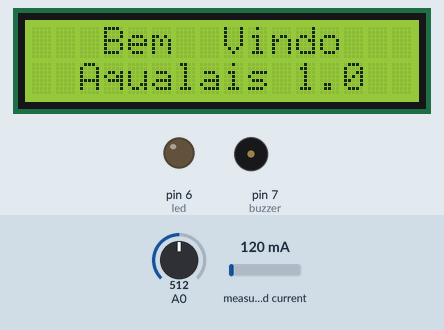
Simulated run of this sketch. Board: Arduino Uno, built with avr-gcc and run on an emulated ATmega328P. On the bench: 16×2 character LCD, output pins drawn as LEDs (lit = HIGH), buzzer (waves = sounding). The inputs (shaded band) are chosen by the test bench; at power-on: A0 = 512, measured current 120 mA. Storage starts empty; EEPROM starts erased.

Above: at 0.2 s.
At 1.34 s:
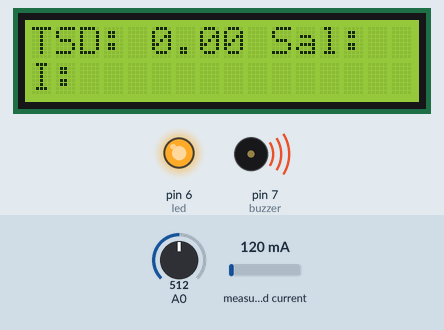
Timing chart, 0 to 2.8 s (numbered marks = the images above):
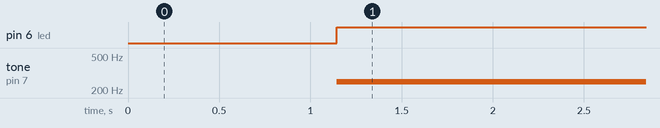

Measured:
- by itself, pin 6 (led): LOW → HIGH at 1.1 s
- by itself, tone on pin 7 (buzzer): silent → 250 Hz at 1.1 s

The sketch:

Aqualais.ino
```cpp
//--------------------Bibliotecas-------------------
#include <Wire.h> //Biblioteca para o funcionamento do protocolo de comunicação I2C
#include <LiquidCrystal_I2C.h> //Biblioteca para o funcionamento do LCD via protocolo I2C
#include <GravityTDS.h> //Biblioteca para o funcionamento do sensor TDS Meter 1.0V
#include <ACS712.h> //Biblioteca para o funcionamento do medidor de corrente ACS712
#include <SPI.h> //Biblioteca para o funcionamento do protocolo de comunicação SPI
#include <SD.h> //Biblioteca para o funcionamento do módulo micro SD Card
#include <EEPROM.h> //Biblioteca para acessar a EEPROM do ATmega328p-pu

//-------- Inicialização do Módulo I2C/LCD ----------
#define End_I2C 0x3F //Endereço hipotético do módulo I2C
#define colunas 16 //Número de colunas do display LCD
#define linhas 2 //Número de linhas do display LCD

LiquidCrystal_I2C lcd(End_I2C, colunas, linhas); //Instanciando o objeto lcd
//---------------------------------------------------

//-------------- Declaração do TDS -----------------
#define Tsd A0 //TDS Meter 1.0V conecetado à entrada analógica A0 do ATmega328p-pu
GravityTDS gravityTds; //Instanciando o objeto gravityTds
float temperatura = 30; //Definindo um valor fixo de temperatura. Poderia ser adicionado um sensor para medir em tempo real
float V_Tsd = 0; //Valor padrão para a medição do TDS Meter 1.0V quando fora d'água
//---------------------------------------------------

//----------- Declaração do LED e do Buzzer ---------
#define led 6 //Led conectado à entrada digital 6 do ATmega328p-pu
#define buzzer 7 //Buzzer conectado à entrada digital 7 do ATmega328p-pu
//---------------------------------------------------

//------ Declaração Módulo Medidor de Tensão --------
#define M_Tensao A2
float Voltage = 0;
float Tensao = 0;
float unidade = 0.004887586; //5/1023
float R1 = 30000.0;
float R2 = 7200.0;
//--------------------------------------------------

//--------- Função Para Medir a Tensão -------------
float MedirTensao(){
  Voltage = analogRead(M_Tensao);
  Voltage = (Voltage*unidade);
  Tensao = Voltage*(R2/(R1+R2));

  return Tensao;
}
//--------------------------------------------------

//------------- Declaração do ACS712 ---------------
ACS712 C_Medidor(A1, 5.0, 1023, 66); //Instanciando o objeto C_Medidor
int corrente = 0;
//--------------------------------------------------

File Arquivo_CSV; //Instanciando o objeto Arquivo_CSV

void setup() {
  pinMode(buzzer, OUTPUT); //O estado do pino do Buzzer é de saída
  pinMode(led, OUTPUT); //O estado do pino do LED é de saída

  gravityTds.setPin(Tsd); //O objeto gravityTds recebe os valores de Tsd (A0)
  gravityTds.setAref(5.0); //Tensão de referência 5V
  gravityTds.setAdcRange(1024); //Conversão para 10 bits
  gravityTds.begin(); //Inicialização do gravityTds

  C_Medidor.autoMidPoint(); //Inicialização do ACS712

  lcd.begin (16,2); //Inicialização do display LCD 16x2
  lcd.setBacklight(HIGH); //Ligando as luzes de fundo do display LCD

  //Atribuindo pela primeira vez um valor a primeira posição da EEPROM
  if (EEPROM.read(0) == NULL){
    int arq_valor = 1;
    EEPROM.write(0,arq_valor);
  }

  //Indicativo de erro caso não reconheça o SD Card
  if (!SD.begin(4)){
    int i = 0;
    while (i<25){
      tone(buzzer, 500);
      digitalWrite(6, HIGH);
      delay(200);
      digitalWrite(6,LOW);
      i++;
    }
      noTone(buzzer);
  }

  Arquivo_CSV = SD.open("Voltametria"+String(EEPROM.read(0))+".csv", FILE_WRITE); //Criando/abrindo um documento CSV no SD Card

  EEPROM.write(0,EEPROM.read(0)+1); //Somando mais um à variável da posição 0 da EEPROM (arq_valor)

  //Layout do display LCD ao ligar
  lcd.setCursor(3,0);
  lcd.print("Bem  Vindo");
  lcd.setCursor(2,1);
  lcd.print("Aqualais 1.0");
  delay(500);
  lcd.clear();
  delay(500);
  //Estabelecendo o layout do display LCD
  lcd.setCursor(0,0);
  lcd.print("TSD: ");
  lcd.setCursor(5,0);
  lcd.print(V_Tsd);
  lcd.setCursor(0,1);
  lcd.print("I: "+corrente);
  lcd.setCursor(11,0);
  lcd.print("Ha:");
}

void loop() {
  gravityTds.setTemperature(temperatura); //Setando o valor de temperatura para o TDS
  gravityTds.update(); //Atualizando dados do TDS Meter
  V_Tsd = gravityTds.getTdsValue(); //Recebendo o valor de sólidos dissolvidos

  corrente = C_Medidor.mA_DC(); //Recebendo a corrente medida

  //Armazenamento do dados de corrente e tensão no SD Card
  if (Arquivo_CSV){
    Arquivo_CSV.println(corrente);
    Arquivo_CSV.println(MedirTensao());
    Arquivo_CSV.close();
  }

  //Indicadores audiovisuais da presença de sal e açúcar
  if (V_Tsd <= 60 && V_Tsd != 0 && corrente<=5){
    lcd.setCursor(10,0);
    lcd.print("Açucar");
    tone(buzzer, 250);
    digitalWrite(led, HIGH);
    delay(500);
    noTone(buzzer);
    digitalWrite(led, LOW);
  } else {
    lcd.setCursor(10,0);
    lcd.print("Sal");
    for (int y = 0; y < 2; y++){
      tone(buzzer, 250);
      digitalWrite(led, HIGH);
      delay(100);
      noTone(buzzer);
      digitalWrite(led, LOW);
    }
  }
}
```
